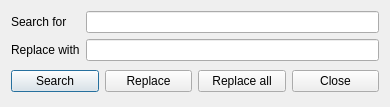
<?xml version="1.0" encoding="UTF-8"?>
<ui version="4.0">
 <class>Dialog</class>
 <widget class="QDialog" name="Dialog">
  <property name="geometry">
   <rect>
    <x>0</x>
    <y>0</y>
    <width>390</width>
    <height>107</height>
   </rect>
  </property>
  <property name="windowTitle">
   <string>Search/ Replace</string>
  </property>
  <layout class="QVBoxLayout" name="verticalLayout">
   <item>
    <widget class="QWidget" name="widget" native="true">
     <layout class="QFormLayout" name="formLayout">
      <property name="margin">
       <number>0</number>
      </property>
      <item row="0" column="0">
       <widget class="QLabel" name="label">
        <property name="text">
         <string>Search for</string>
        </property>
       </widget>
      </item>
      <item row="1" column="0">
       <widget class="QLabel" name="label_2">
        <property name="text">
         <string>Replace with</string>
        </property>
       </widget>
      </item>
      <item row="0" column="1">
       <widget class="QLineEdit" name="edit_search">
        <property name="toolTip">
         <string>Search term</string>
        </property>
       </widget>
      </item>
      <item row="1" column="1">
       <widget class="QLineEdit" name="edit_replace">
        <property name="toolTip">
         <string>Replacement term</string>
        </property>
       </widget>
      </item>
     </layout>
    </widget>
   </item>
   <item>
    <widget class="QWidget" name="widget_2" native="true">
     <layout class="QHBoxLayout" name="horizontalLayout">
      <property name="margin">
       <number>0</number>
      </property>
      <item>
       <widget class="QPushButton" name="button_search">
        <property name="toolTip">
         <string>Search and select a single occurence</string>
        </property>
        <property name="text">
         <string>Search</string>
        </property>
        <property name="icon">
         <iconset resource="icons.qrc">
          <normaloff>:/icons/search.png</normaloff>:/icons/search.png</iconset>
        </property>
       </widget>
      </item>
      <item>
       <widget class="QPushButton" name="button_replace">
        <property name="toolTip">
         <string>Replace the current selection</string>
        </property>
        <property name="text">
         <string>Replace</string>
        </property>
        <property name="icon">
         <iconset resource="icons.qrc">
          <normaloff>:/icons/replace.png</normaloff>:/icons/replace.png</iconset>
        </property>
       </widget>
      </item>
      <item>
       <widget class="QPushButton" name="button_replace_all">
        <property name="toolTip">
         <string>Replace all occurences</string>
        </property>
        <property name="text">
         <string>Replace all</string>
        </property>
        <property name="icon">
         <iconset resource="icons.qrc">
          <normaloff>:/icons/replace.png</normaloff>:/icons/replace.png</iconset>
        </property>
       </widget>
      </item>
      <item>
       <widget class="QPushButton" name="button_close">
        <property name="toolTip">
         <string>Close this dialog</string>
        </property>
        <property name="text">
         <string>Close</string>
        </property>
        <property name="icon">
         <iconset resource="icons.qrc">
          <normaloff>:/icons/close.png</normaloff>:/icons/close.png</iconset>
        </property>
       </widget>
      </item>
     </layout>
    </widget>
   </item>
  </layout>
 </widget>
 <resources>
  <include location="icons.qrc"/>
 </resources>
 <connections>
  <connection>
   <sender>button_close</sender>
   <signal>clicked()</signal>
   <receiver>Dialog</receiver>
   <slot>accept()</slot>
   <hints>
    <hint type="sourcelabel">
     <x>338</x>
     <y>84</y>
    </hint>
    <hint type="destinationlabel">
     <x>194</x>
     <y>53</y>
    </hint>
   </hints>
  </connection>
 </connections>
</ui>
